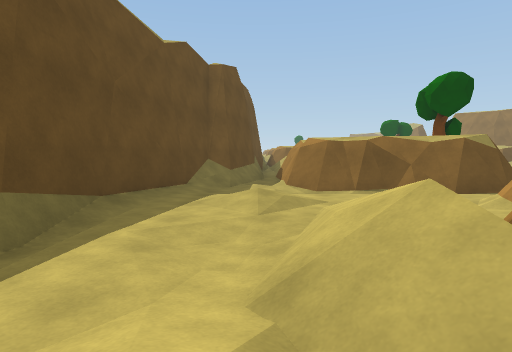
view 1 (above)

24 first-person views from a walk through a scene from a Unity 3-D project. The camera is 1.3 m above the floor, tilts 4° down and sees 75° across. The floor is counted in squares, 2 m on a side. Each view is taken from the middle of a square. On the plan, view 1 faces up. The plan holds only what a view shows up to about 10 squares ahead; the rest is blank. The place goes on beyond the plan.

view 2
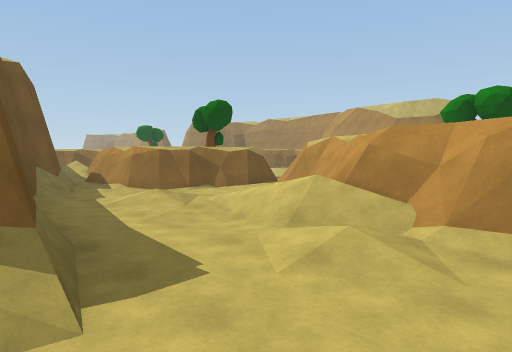

view 3
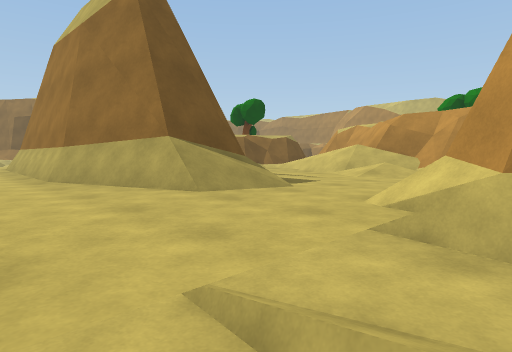

view 4
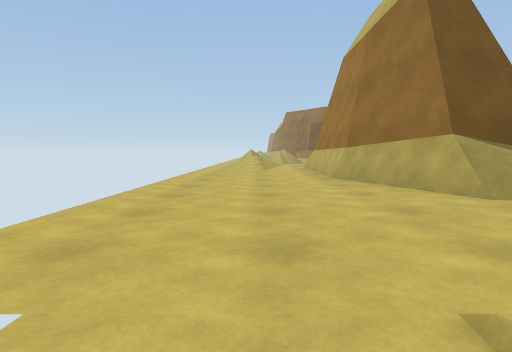

view 5
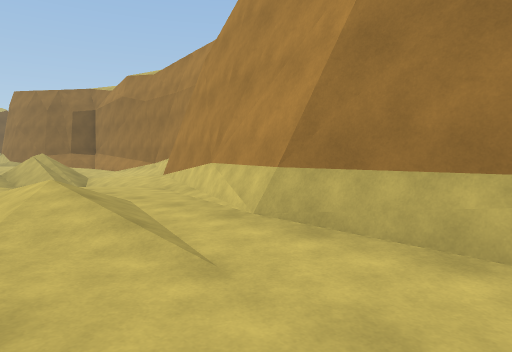

view 6
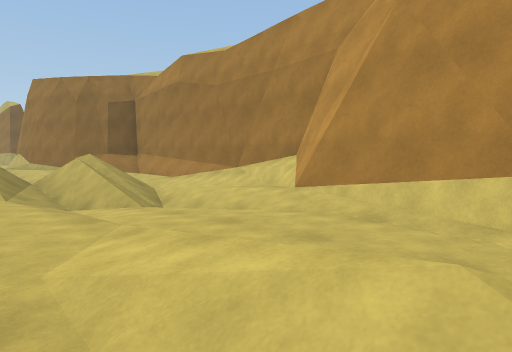

view 7
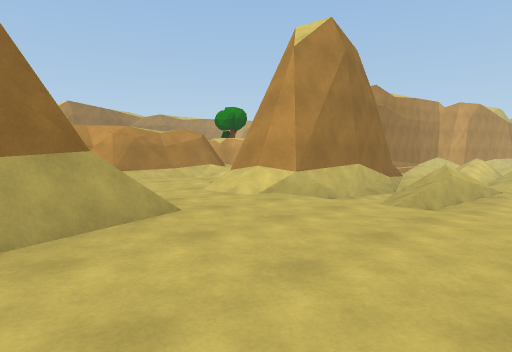

view 8
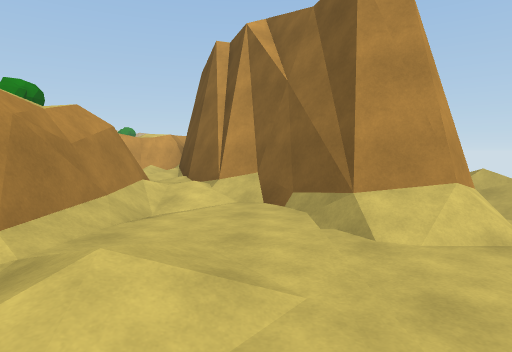

view 9
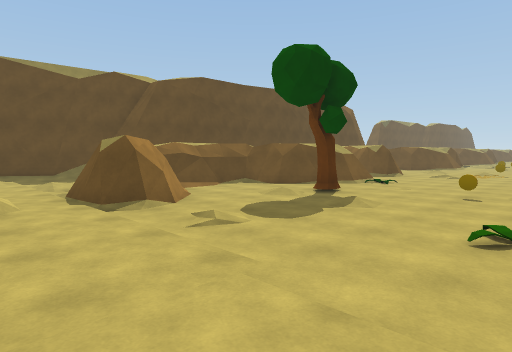

view 10
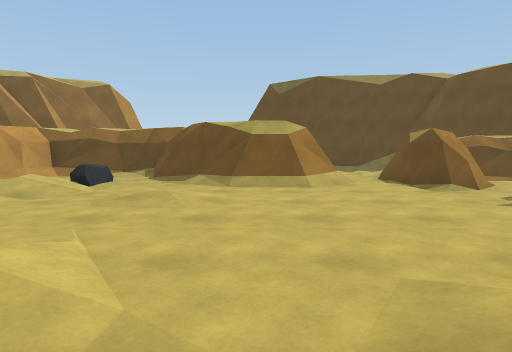

view 11
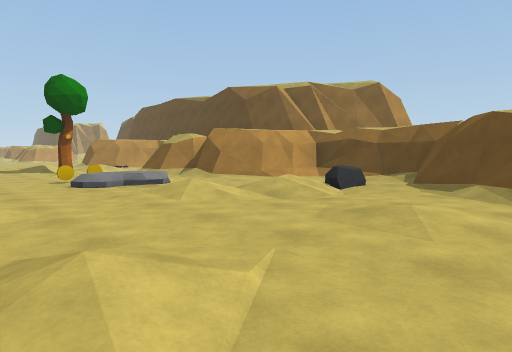

view 12
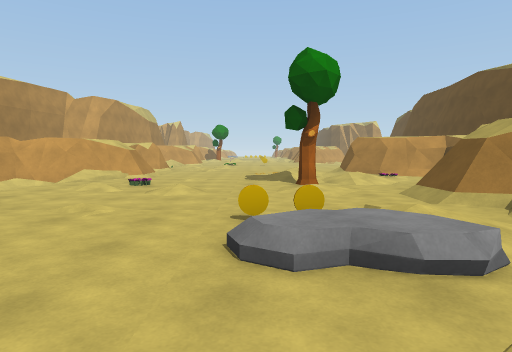

view 13
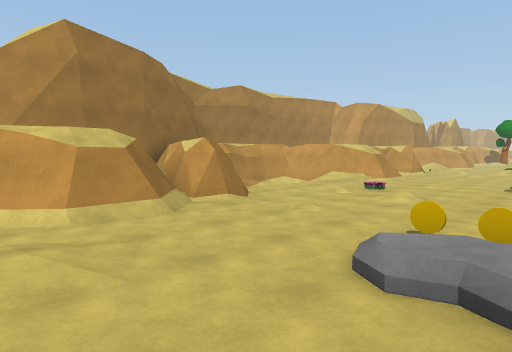

view 14
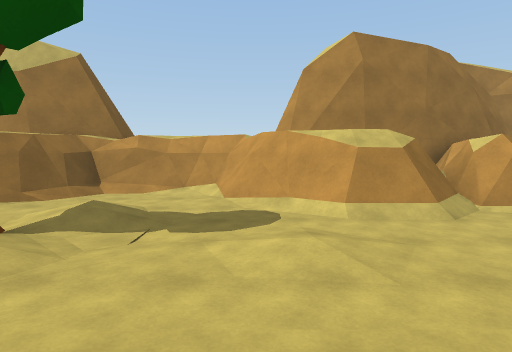

view 15
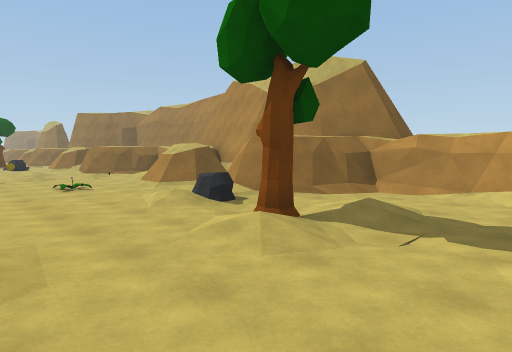

view 16
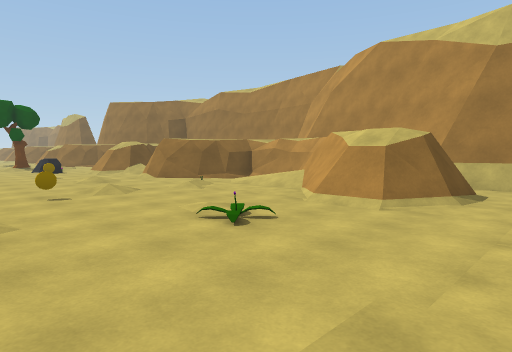

view 17
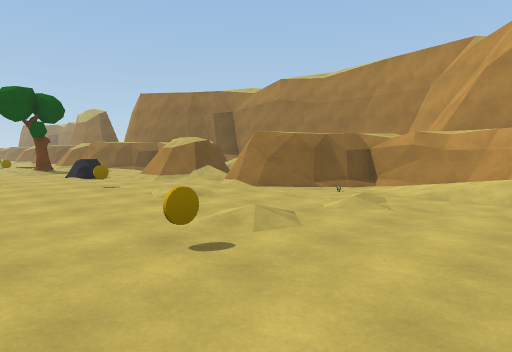

view 18
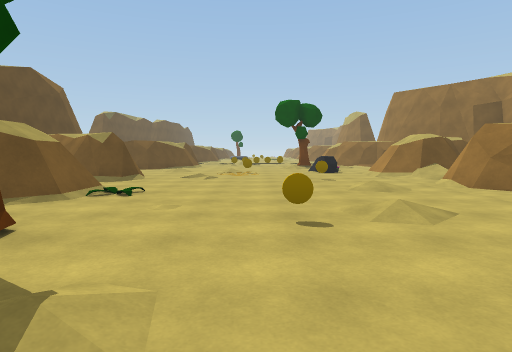

view 19
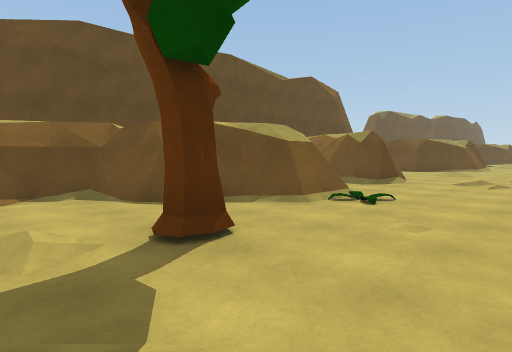

view 20
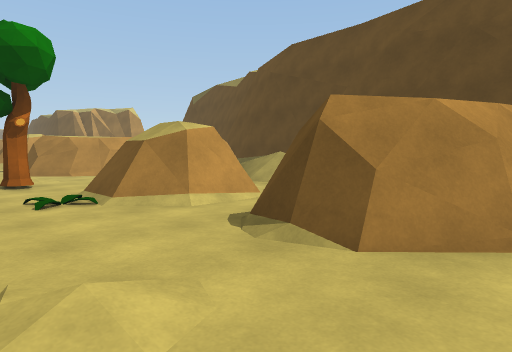

view 21
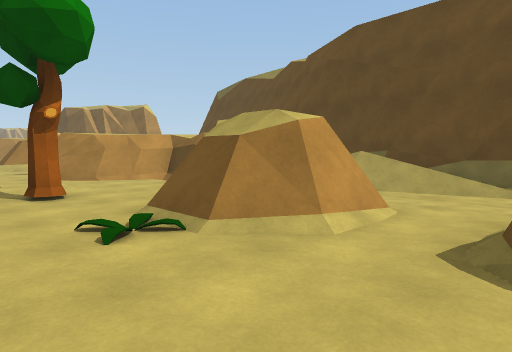

view 22
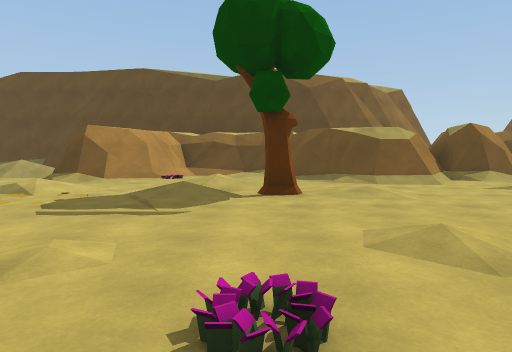

view 23
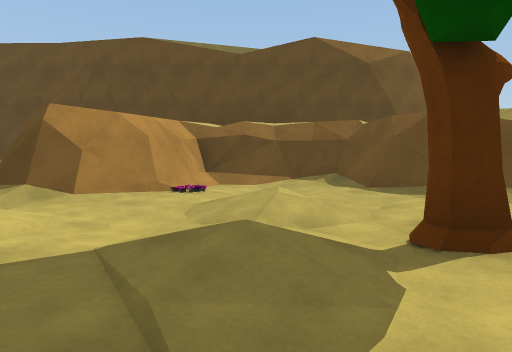

view 24
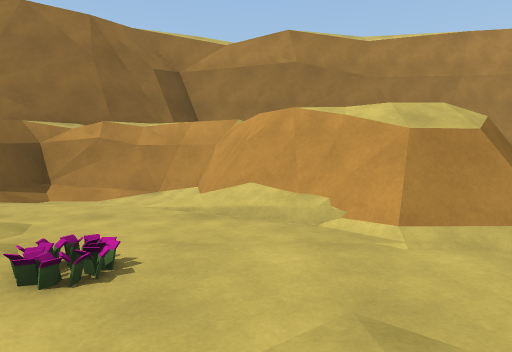

### Floor plan
Key: @ floor where view 1 was taken; # wall or solid block; . main floor; : floor 0.25 m higher than the main floor; - floor 0.25 m lower than the main floor; + floor 0.5 m higher than the main floor; _ floor 0.5 m lower than the main floor; * floor 0.75 m higher than the main floor; / step, stairs or slope; = window, fence, low wall or low ledge; T tree; P plant; C coin; R rock; O other object.
Columns run from 7 left of view 1 to 15 right of it. Each row starts with its distance up from view 1.
 18     -#    #........#
 17  /=/_/    ###.O....##
 16  /=/_/#   ###....C.//
 15  ///-/##/.-......../
 14  .//.###/./##....:.##
 13 ..-/:###// ##P......###
 12 ...-####/ ##/......O./#
 11 .:..#  ####/./.C....:/#
 10 .+..# ####-..T....../##
  9 .*.####.##-......../##
  8 .:.# ##.###/.....P.##
  7 ...###/.#####......##.
  6 ...###..-.###.........
  5 ...###:+::::::::.:.#
  4 ...###::: ###:::.:R##
  3 ...###../ ###:::....###
  2 ...##/://###/:::.T#../#
  1 ...//.::####::::://:./#
  0 ......:@##/R...:.....##
 -1 //////::##./+//:.:./###
 -2  _/-##:.##/::.::.:.####
 -3  -//###+####:.++...## #
 -4  -/-####=###/:CC...## #
 -5  - =#      #/:::.:.####
 -6  _ _#      ##....../###
 -7  _  #     ###.:.......#
 -8          ###..........#
 -9          #/...T...P..##
-10          #..///....=##
-11          ##P.......##
-12           ##/..P...#
-13            ##..

Positions as (right, up) in squares from view 1, and headings:
1: (0, 0), facing up
2: (-3, -1), facing up-right
3: (-6, -2), facing up-right
4: (-6, -2), facing up
5: (-7, 5), facing up-right
6: (-7, 9), facing up-right
7: (-7, 3), facing down-right
8: (-1, 2), facing down
9: (10, 4), facing up-left
10: (11, 3), facing left
11: (10, 3), facing down-left
12: (8, -1), facing down
13: (7, -1), facing down-right
14: (7, -1), facing right
15: (7, -1), facing up-right
16: (7, 5), facing up-right
17: (7, 9), facing up-right
18: (8, 8), facing up
19: (8, 9), facing up-left
20: (7, 18), facing down-left
21: (7, 16), facing down-left
22: (12, -9), facing left
23: (9, -10), facing left
24: (9, -10), facing right
